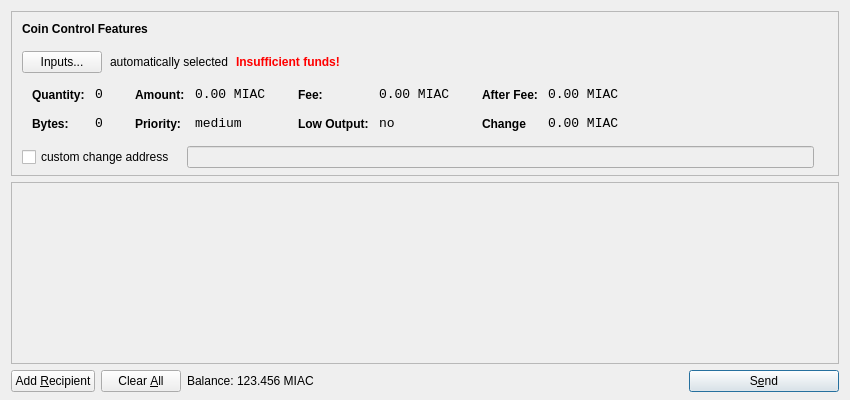
<?xml version="1.0" encoding="UTF-8"?>
<ui version="4.0">
 <class>SendCoinsDialog</class>
 <widget class="QDialog" name="SendCoinsDialog">
  <property name="geometry">
   <rect>
    <x>0</x>
    <y>0</y>
    <width>850</width>
    <height>400</height>
   </rect>
  </property>
  <property name="windowTitle">
   <string>Send Coins</string>
  </property>
  <layout class="QVBoxLayout" name="verticalLayout" stretch="0,1,0">
   <property name="bottomMargin">
    <number>8</number>
   </property>
   <item>
    <widget class="QFrame" name="frameCoinControl">
     <property name="sizePolicy">
      <sizepolicy hsizetype="Expanding" vsizetype="Expanding">
       <horstretch>0</horstretch>
       <verstretch>0</verstretch>
      </sizepolicy>
     </property>
     <property name="maximumSize">
      <size>
       <width>16777215</width>
       <height>16777215</height>
      </size>
     </property>
     <property name="frameShape">
      <enum>QFrame::StyledPanel</enum>
     </property>
     <property name="frameShadow">
      <enum>QFrame::Sunken</enum>
     </property>
     <layout class="QVBoxLayout" name="verticalLayoutCoinControl2">
      <property name="spacing">
       <number>-1</number>
      </property>
      <property name="leftMargin">
       <number>0</number>
      </property>
      <property name="topMargin">
       <number>0</number>
      </property>
      <property name="rightMargin">
       <number>0</number>
      </property>
      <property name="bottomMargin">
       <number>6</number>
      </property>
      <item>
       <layout class="QVBoxLayout" name="verticalLayoutCoinControl" stretch="0,0,0,0,1">
        <property name="spacing">
         <number>0</number>
        </property>
        <property name="leftMargin">
         <number>10</number>
        </property>
        <property name="topMargin">
         <number>10</number>
        </property>
        <item>
         <layout class="QHBoxLayout" name="horizontalLayoutCoinControl1">
          <property name="bottomMargin">
           <number>15</number>
          </property>
          <item>
           <widget class="QLabel" name="labelCoinControlFeatures">
            <property name="sizePolicy">
             <sizepolicy hsizetype="Preferred" vsizetype="Maximum">
              <horstretch>0</horstretch>
              <verstretch>0</verstretch>
             </sizepolicy>
            </property>
            <property name="font">
             <font>
              <weight>75</weight>
              <bold>true</bold>
             </font>
            </property>
            <property name="styleSheet">
             <string notr="true">font-weight:bold;</string>
            </property>
            <property name="text">
             <string>Coin Control Features</string>
            </property>
           </widget>
          </item>
         </layout>
        </item>
        <item>
         <layout class="QHBoxLayout" name="horizontalLayoutCoinControl2" stretch="0,0,0,0">
          <property name="spacing">
           <number>8</number>
          </property>
          <property name="bottomMargin">
           <number>10</number>
          </property>
          <item>
           <widget class="QPushButton" name="pushButtonCoinControl">
            <property name="styleSheet">
             <string notr="true"/>
            </property>
            <property name="text">
             <string>Inputs...</string>
            </property>
           </widget>
          </item>
          <item>
           <widget class="QLabel" name="labelCoinControlAutomaticallySelected">
            <property name="text">
             <string>automatically selected</string>
            </property>
            <property name="margin">
             <number>5</number>
            </property>
           </widget>
          </item>
          <item>
           <widget class="QLabel" name="labelCoinControlInsuffFunds">
            <property name="font">
             <font>
              <weight>75</weight>
              <bold>true</bold>
             </font>
            </property>
            <property name="styleSheet">
             <string notr="true">color:red;font-weight:bold;</string>
            </property>
            <property name="text">
             <string>Insufficient funds!</string>
            </property>
            <property name="margin">
             <number>5</number>
            </property>
           </widget>
          </item>
          <item>
           <spacer name="horizontalSpacerCoinControl">
            <property name="orientation">
             <enum>Qt::Horizontal</enum>
            </property>
            <property name="sizeHint" stdset="0">
             <size>
              <width>40</width>
              <height>1</height>
             </size>
            </property>
           </spacer>
          </item>
         </layout>
        </item>
        <item>
         <widget class="QWidget" name="widgetCoinControl" native="true">
          <property name="sizePolicy">
           <sizepolicy hsizetype="Preferred" vsizetype="Preferred">
            <horstretch>0</horstretch>
            <verstretch>0</verstretch>
           </sizepolicy>
          </property>
          <property name="minimumSize">
           <size>
            <width>0</width>
            <height>0</height>
           </size>
          </property>
          <property name="styleSheet">
           <string notr="true"/>
          </property>
          <layout class="QHBoxLayout" name="horizontalLayoutCoinControl5">
           <property name="margin">
            <number>0</number>
           </property>
           <item>
            <layout class="QHBoxLayout" name="horizontalLayoutCoinControl3" stretch="0,0,0,1">
             <property name="spacing">
              <number>20</number>
             </property>
             <property name="topMargin">
              <number>0</number>
             </property>
             <property name="bottomMargin">
              <number>10</number>
             </property>
             <item>
              <layout class="QFormLayout" name="formLayoutCoinControl1">
               <property name="horizontalSpacing">
                <number>10</number>
               </property>
               <property name="verticalSpacing">
                <number>14</number>
               </property>
               <property name="leftMargin">
                <number>10</number>
               </property>
               <property name="topMargin">
                <number>4</number>
               </property>
               <property name="rightMargin">
                <number>6</number>
               </property>
               <item row="0" column="0">
                <widget class="QLabel" name="labelCoinControlQuantityText">
                 <property name="styleSheet">
                  <string notr="true">font-weight:bold;</string>
                 </property>
                 <property name="text">
                  <string>Quantity:</string>
                 </property>
                 <property name="margin">
                  <number>0</number>
                 </property>
                </widget>
               </item>
               <item row="0" column="1">
                <widget class="QLabel" name="labelCoinControlQuantity">
                 <property name="font">
                  <font>
                   <family>Monospace</family>
                   <pointsize>10</pointsize>
                  </font>
                 </property>
                 <property name="cursor">
                  <cursorShape>IBeamCursor</cursorShape>
                 </property>
                 <property name="contextMenuPolicy">
                  <enum>Qt::ActionsContextMenu</enum>
                 </property>
                 <property name="text">
                  <string>0</string>
                 </property>
                 <property name="margin">
                  <number>0</number>
                 </property>
                 <property name="textInteractionFlags">
                  <set>Qt::LinksAccessibleByMouse|Qt::TextSelectableByKeyboard|Qt::TextSelectableByMouse</set>
                 </property>
                </widget>
               </item>
               <item row="1" column="0">
                <widget class="QLabel" name="labelCoinControlBytesText">
                 <property name="styleSheet">
                  <string notr="true">font-weight:bold;</string>
                 </property>
                 <property name="text">
                  <string>Bytes:</string>
                 </property>
                </widget>
               </item>
               <item row="1" column="1">
                <widget class="QLabel" name="labelCoinControlBytes">
                 <property name="font">
                  <font>
                   <family>Monospace</family>
                   <pointsize>10</pointsize>
                  </font>
                 </property>
                 <property name="cursor">
                  <cursorShape>IBeamCursor</cursorShape>
                 </property>
                 <property name="contextMenuPolicy">
                  <enum>Qt::ActionsContextMenu</enum>
                 </property>
                 <property name="text">
                  <string>0</string>
                 </property>
                 <property name="textInteractionFlags">
                  <set>Qt::LinksAccessibleByMouse|Qt::TextSelectableByKeyboard|Qt::TextSelectableByMouse</set>
                 </property>
                </widget>
               </item>
              </layout>
             </item>
             <item>
              <layout class="QFormLayout" name="formLayoutCoinControl2">
               <property name="horizontalSpacing">
                <number>10</number>
               </property>
               <property name="verticalSpacing">
                <number>14</number>
               </property>
               <property name="leftMargin">
                <number>6</number>
               </property>
               <property name="topMargin">
                <number>4</number>
               </property>
               <property name="rightMargin">
                <number>6</number>
               </property>
               <item row="0" column="0">
                <widget class="QLabel" name="labelCoinControlAmountText">
                 <property name="styleSheet">
                  <string notr="true">font-weight:bold;</string>
                 </property>
                 <property name="text">
                  <string>Amount:</string>
                 </property>
                 <property name="margin">
                  <number>0</number>
                 </property>
                </widget>
               </item>
               <item row="0" column="1">
                <widget class="QLabel" name="labelCoinControlAmount">
                 <property name="font">
                  <font>
                   <family>Monospace</family>
                   <pointsize>10</pointsize>
                  </font>
                 </property>
                 <property name="cursor">
                  <cursorShape>IBeamCursor</cursorShape>
                 </property>
                 <property name="contextMenuPolicy">
                  <enum>Qt::ActionsContextMenu</enum>
                 </property>
                 <property name="text">
                  <string>0.00 MIAC</string>
                 </property>
                 <property name="textInteractionFlags">
                  <set>Qt::LinksAccessibleByMouse|Qt::TextSelectableByKeyboard|Qt::TextSelectableByMouse</set>
                 </property>
                </widget>
               </item>
               <item row="1" column="0">
                <widget class="QLabel" name="labelCoinControlPriorityText">
                 <property name="styleSheet">
                  <string notr="true">font-weight:bold;</string>
                 </property>
                 <property name="text">
                  <string>Priority:</string>
                 </property>
                </widget>
               </item>
               <item row="1" column="1">
                <widget class="QLabel" name="labelCoinControlPriority">
                 <property name="font">
                  <font>
                   <family>Monospace</family>
                   <pointsize>10</pointsize>
                  </font>
                 </property>
                 <property name="cursor">
                  <cursorShape>IBeamCursor</cursorShape>
                 </property>
                 <property name="contextMenuPolicy">
                  <enum>Qt::ActionsContextMenu</enum>
                 </property>
                 <property name="text">
                  <string>medium</string>
                 </property>
                 <property name="textInteractionFlags">
                  <set>Qt::LinksAccessibleByMouse|Qt::TextSelectableByKeyboard|Qt::TextSelectableByMouse</set>
                 </property>
                </widget>
               </item>
              </layout>
             </item>
             <item>
              <layout class="QFormLayout" name="formLayoutCoinControl3">
               <property name="horizontalSpacing">
                <number>10</number>
               </property>
               <property name="verticalSpacing">
                <number>14</number>
               </property>
               <property name="leftMargin">
                <number>6</number>
               </property>
               <property name="topMargin">
                <number>4</number>
               </property>
               <property name="rightMargin">
                <number>6</number>
               </property>
               <item row="0" column="0">
                <widget class="QLabel" name="labelCoinControlFeeText">
                 <property name="styleSheet">
                  <string notr="true">font-weight:bold;</string>
                 </property>
                 <property name="text">
                  <string>Fee:</string>
                 </property>
                 <property name="margin">
                  <number>0</number>
                 </property>
                </widget>
               </item>
               <item row="0" column="1">
                <widget class="QLabel" name="labelCoinControlFee">
                 <property name="font">
                  <font>
                   <family>Monospace</family>
                   <pointsize>10</pointsize>
                  </font>
                 </property>
                 <property name="cursor">
                  <cursorShape>IBeamCursor</cursorShape>
                 </property>
                 <property name="contextMenuPolicy">
                  <enum>Qt::ActionsContextMenu</enum>
                 </property>
                 <property name="text">
                  <string>0.00 MIAC</string>
                 </property>
                 <property name="textInteractionFlags">
                  <set>Qt::LinksAccessibleByMouse|Qt::TextSelectableByKeyboard|Qt::TextSelectableByMouse</set>
                 </property>
                </widget>
               </item>
               <item row="1" column="0">
                <widget class="QLabel" name="labelCoinControlLowOutputText">
                 <property name="styleSheet">
                  <string notr="true">font-weight:bold;</string>
                 </property>
                 <property name="text">
                  <string>Low Output:</string>
                 </property>
                </widget>
               </item>
               <item row="1" column="1">
                <widget class="QLabel" name="labelCoinControlLowOutput">
                 <property name="font">
                  <font>
                   <family>Monospace</family>
                   <pointsize>10</pointsize>
                  </font>
                 </property>
                 <property name="cursor">
                  <cursorShape>IBeamCursor</cursorShape>
                 </property>
                 <property name="contextMenuPolicy">
                  <enum>Qt::ActionsContextMenu</enum>
                 </property>
                 <property name="text">
                  <string>no</string>
                 </property>
                 <property name="textInteractionFlags">
                  <set>Qt::LinksAccessibleByMouse|Qt::TextSelectableByKeyboard|Qt::TextSelectableByMouse</set>
                 </property>
                </widget>
               </item>
              </layout>
             </item>
             <item>
              <layout class="QFormLayout" name="formLayoutCoinControl4">
               <property name="horizontalSpacing">
                <number>10</number>
               </property>
               <property name="verticalSpacing">
                <number>14</number>
               </property>
               <property name="leftMargin">
                <number>6</number>
               </property>
               <property name="topMargin">
                <number>4</number>
               </property>
               <property name="rightMargin">
                <number>6</number>
               </property>
               <item row="0" column="0">
                <widget class="QLabel" name="labelCoinControlAfterFeeText">
                 <property name="styleSheet">
                  <string notr="true">font-weight:bold;</string>
                 </property>
                 <property name="text">
                  <string>After Fee:</string>
                 </property>
                 <property name="margin">
                  <number>0</number>
                 </property>
                </widget>
               </item>
               <item row="0" column="1">
                <widget class="QLabel" name="labelCoinControlAfterFee">
                 <property name="font">
                  <font>
                   <family>Monospace</family>
                   <pointsize>10</pointsize>
                  </font>
                 </property>
                 <property name="cursor">
                  <cursorShape>IBeamCursor</cursorShape>
                 </property>
                 <property name="contextMenuPolicy">
                  <enum>Qt::ActionsContextMenu</enum>
                 </property>
                 <property name="text">
                  <string>0.00 MIAC</string>
                 </property>
                 <property name="textInteractionFlags">
                  <set>Qt::LinksAccessibleByMouse|Qt::TextSelectableByKeyboard|Qt::TextSelectableByMouse</set>
                 </property>
                </widget>
               </item>
               <item row="1" column="0">
                <widget class="QLabel" name="labelCoinControlChangeText">
                 <property name="styleSheet">
                  <string notr="true">font-weight:bold;</string>
                 </property>
                 <property name="text">
                  <string>Change</string>
                 </property>
                </widget>
               </item>
               <item row="1" column="1">
                <widget class="QLabel" name="labelCoinControlChange">
                 <property name="font">
                  <font>
                   <family>Monospace</family>
                   <pointsize>10</pointsize>
                  </font>
                 </property>
                 <property name="cursor">
                  <cursorShape>IBeamCursor</cursorShape>
                 </property>
                 <property name="contextMenuPolicy">
                  <enum>Qt::ActionsContextMenu</enum>
                 </property>
                 <property name="text">
                  <string>0.00 MIAC</string>
                 </property>
                 <property name="textInteractionFlags">
                  <set>Qt::LinksAccessibleByMouse|Qt::TextSelectableByKeyboard|Qt::TextSelectableByMouse</set>
                 </property>
                </widget>
               </item>
              </layout>
             </item>
            </layout>
           </item>
          </layout>
         </widget>
        </item>
        <item>
         <layout class="QHBoxLayout" name="horizontalLayoutCoinControl4" stretch="0,0,0">
          <property name="spacing">
           <number>12</number>
          </property>
          <property name="sizeConstraint">
           <enum>QLayout::SetDefaultConstraint</enum>
          </property>
          <property name="topMargin">
           <number>5</number>
          </property>
          <property name="rightMargin">
           <number>5</number>
          </property>
          <item>
           <widget class="QCheckBox" name="checkBoxCoinControlChange">
            <property name="text">
             <string>custom change address</string>
            </property>
           </widget>
          </item>
          <item>
           <widget class="QLineEdit" name="lineEditCoinControlChange">
            <property name="enabled">
             <bool>false</bool>
            </property>
            <property name="sizePolicy">
             <sizepolicy hsizetype="Expanding" vsizetype="Fixed">
              <horstretch>0</horstretch>
              <verstretch>0</verstretch>
             </sizepolicy>
            </property>
           </widget>
          </item>
          <item>
           <widget class="QLabel" name="labelCoinControlChangeLabel">
            <property name="sizePolicy">
             <sizepolicy hsizetype="Preferred" vsizetype="Expanding">
              <horstretch>0</horstretch>
              <verstretch>0</verstretch>
             </sizepolicy>
            </property>
            <property name="minimumSize">
             <size>
              <width>0</width>
              <height>0</height>
             </size>
            </property>
            <property name="text">
             <string/>
            </property>
            <property name="margin">
             <number>3</number>
            </property>
           </widget>
          </item>
         </layout>
        </item>
        <item>
         <spacer name="verticalSpacerCoinControl">
          <property name="orientation">
           <enum>Qt::Vertical</enum>
          </property>
          <property name="sizeHint" stdset="0">
           <size>
            <width>800</width>
            <height>1</height>
           </size>
          </property>
         </spacer>
        </item>
       </layout>
      </item>
     </layout>
    </widget>
   </item>
   <item>
    <widget class="QScrollArea" name="scrollArea">
     <property name="widgetResizable">
      <bool>true</bool>
     </property>
     <widget class="QWidget" name="scrollAreaWidgetContents">
      <property name="geometry">
       <rect>
        <x>0</x>
        <y>0</y>
        <width>830</width>
        <height>165</height>
       </rect>
      </property>
      <layout class="QVBoxLayout" name="verticalLayout_2">
       <property name="margin">
        <number>0</number>
       </property>
       <item>
        <layout class="QVBoxLayout" name="entries">
         <property name="spacing">
          <number>6</number>
         </property>
        </layout>
       </item>
       <item>
        <spacer name="verticalSpacer">
         <property name="orientation">
          <enum>Qt::Vertical</enum>
         </property>
         <property name="sizeHint" stdset="0">
          <size>
           <width>20</width>
           <height>40</height>
          </size>
         </property>
        </spacer>
       </item>
      </layout>
     </widget>
    </widget>
   </item>
   <item>
    <layout class="QHBoxLayout" name="horizontalLayout">
     <item>
      <widget class="QPushButton" name="addButton">
       <property name="toolTip">
        <string>Send to multiple recipients at once</string>
       </property>
       <property name="text">
        <string>Add &amp;Recipient</string>
       </property>
       <property name="icon">
        <iconset resource="../bitcoin.qrc">
         <normaloff>:/icons/add</normaloff>:/icons/add</iconset>
       </property>
       <property name="autoDefault">
        <bool>false</bool>
       </property>
      </widget>
     </item>
     <item>
      <widget class="QPushButton" name="clearButton">
       <property name="sizePolicy">
        <sizepolicy hsizetype="Minimum" vsizetype="Fixed">
         <horstretch>0</horstretch>
         <verstretch>0</verstretch>
        </sizepolicy>
       </property>
       <property name="toolTip">
        <string>Remove all transaction fields</string>
       </property>
       <property name="text">
        <string>Clear &amp;All</string>
       </property>
       <property name="icon">
        <iconset resource="../bitcoin.qrc">
         <normaloff>:/icons/remove</normaloff>:/icons/remove</iconset>
       </property>
       <property name="autoRepeatDelay">
        <number>300</number>
       </property>
       <property name="autoDefault">
        <bool>false</bool>
       </property>
      </widget>
     </item>
     <item>
      <layout class="QHBoxLayout" name="horizontalLayout_2">
       <property name="spacing">
        <number>3</number>
       </property>
       <item>
        <widget class="QLabel" name="label">
         <property name="sizePolicy">
          <sizepolicy hsizetype="Preferred" vsizetype="Fixed">
           <horstretch>0</horstretch>
           <verstretch>0</verstretch>
          </sizepolicy>
         </property>
         <property name="text">
          <string>Balance:</string>
         </property>
        </widget>
       </item>
       <item>
        <widget class="QLabel" name="labelBalance">
         <property name="sizePolicy">
          <sizepolicy hsizetype="Preferred" vsizetype="Fixed">
           <horstretch>0</horstretch>
           <verstretch>0</verstretch>
          </sizepolicy>
         </property>
         <property name="cursor">
          <cursorShape>IBeamCursor</cursorShape>
         </property>
         <property name="text">
          <string>123.456 MIAC</string>
         </property>
         <property name="textInteractionFlags">
          <set>Qt::LinksAccessibleByMouse|Qt::TextSelectableByKeyboard|Qt::TextSelectableByMouse</set>
         </property>
        </widget>
       </item>
      </layout>
     </item>
     <item>
      <spacer name="horizontalSpacer">
       <property name="orientation">
        <enum>Qt::Horizontal</enum>
       </property>
       <property name="sizeHint" stdset="0">
        <size>
         <width>40</width>
         <height>20</height>
        </size>
       </property>
      </spacer>
     </item>
     <item>
      <widget class="QPushButton" name="sendButton">
       <property name="minimumSize">
        <size>
         <width>150</width>
         <height>0</height>
        </size>
       </property>
       <property name="toolTip">
        <string>Confirm the send action</string>
       </property>
       <property name="text">
        <string>S&amp;end</string>
       </property>
       <property name="icon">
        <iconset resource="../bitcoin.qrc">
         <normaloff>:/icons/send</normaloff>:/icons/send</iconset>
       </property>
       <property name="default">
        <bool>true</bool>
       </property>
      </widget>
     </item>
    </layout>
   </item>
  </layout>
 </widget>
 <resources>
  <include location="../bitcoin.qrc"/>
 </resources>
 <connections/>
</ui>
